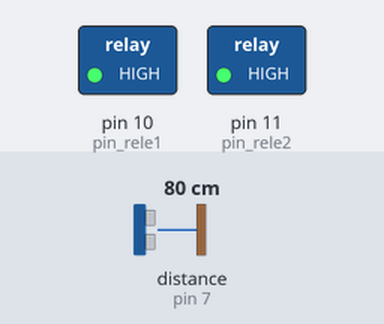
A sketch run on a simulated Arduino Uno, built with avr-gcc and run on an emulated ATmega328P. Parts: switched loads named in the sketch (green lamp = pin HIGH). Inputs (shaded band) come from the test bench; at power-on: distance to the obstacle (sensor on pin 7) 80 cm. The echo pulse lasts 58.3 µs per cm; what the sketch prints to the serial monitor is not drawn.

Above: at 0.3 s.
Timing chart, 0 to 1.8 s (numbered marks = the images above):
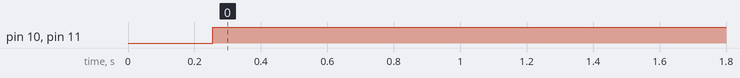

The sketch:

sketch_oct14a_copy_20230207214637.ino
```cpp
#include "Ultrasonic.h"

#define pin_rele1 10
#define pin_rele2 11

/*
 * Pass as a parameter the trigger and echo pin, respectively,
 * or only the signal pin (for sensors 3 pins), like:
 * Ultrasonic ultrasonic(13);
 */
Ultrasonic ultrasonic(8, 7);
int distance;

void setup() {
  Serial.begin(9600);
  pinMode(pin_rele1, OUTPUT);
  pinMode(pin_rele2, OUTPUT);
}

void loop() {
  // Pass INC as a parameter to get the distance in inches
  distance = ultrasonic.read();

  Serial.print("Distance in CM: ");
  Serial.println(distance);
  delay(250);

  if (distance <= 356){
    digitalWrite(pin_rele1, HIGH);
    Serial.println("Caixa de SOM_1");
    digitalWrite(pin_rele2, HIGH);
    Serial.println("Caixa de SOM_2");
    delay(500);
  } else{
    digitalWrite(pin_rele1, LOW);
    digitalWrite(pin_rele2, LOW);
  }
}
```

Measured:
- by itself, pin 10 (pin_rele1), pin 11 (pin_rele2): LOW → HIGH at 0.26 s
